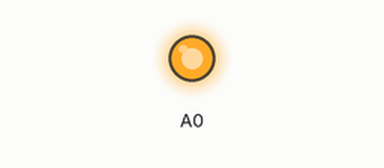
The sketch below on a simulated Arduino Zero (SAMD21). Shown: output pins drawn as LEDs (lit = HIGH). What the sketch prints to the serial monitor is not drawn.

Above: at 0.05 s.
At 6.65 s:
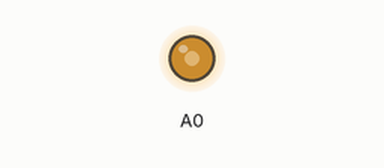
At 12.7 s:
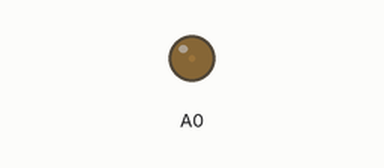
Timing chart, 0 to 16.9 s (numbered marks = the images above):
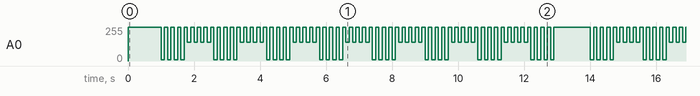

Measured:
- by itself, A0: moves between 9/255 and 255/255, repeating every 13.0 s

The sketch:

1_dac.ino
```cpp
// Arduino Reference Manual: https://www.arduino.cc/reference/en/

#include <assert.h>

#define DEBUG 1

// I'll start by emulating a simple pattern I'm using a uint64_t because I find
// it easier to know exactly how many bits I'm dealing with than having to
// figure out the type sizes for the architecture I'm using. Also, the pattern
// is 60 pulses wide, and that will fit nicely into a 64 bit data type!
const uint64_t pattern = 0x0f0f0f0f0f0f0f0f;
// bits: 0000 1111 0000 1111 0000 1111 0000 1111 0000 1111 0000 1111 0000 1111
// 0000 1111
const int pattern_size = 60;

// I am using DAC0 for my output. A DAC (Digital to Analog Converter) allows
// us set an arbitrary output voltage instead of requiring the pin to be fully
// 0 or fully 1.
int output_pin = DAC0;

// I am going to use analogWrite() instead of digitalWrite() because we want to
// be able to output arbitrary voltages. Digital logic only allows pins to be 0
// or 1, high or low.

// operating voltage is 3.3V (https://store.arduino.cc/products/arduino-due)

// analogWrite() takes values between 0 and 255
// analogWrite(0) should be 0V
// analogWrite(255) should be 3.3V

// To calculate the value that will represent any voltage in the middle, we go
// back to algebra: y = mx+b, where m = (change in y) / (change in x) or (255 -
// 0) / (3.3) and b = 0 in this case. Also I'm using a float here because I want
// the scaling factor to include decimals instead truncating the calculated
// value.
float scale_factor = 255 / (3.3);

// We want to represent 3 states:
// steady state = 3.673V --> unfortunately our max output voltage is 3.3V, so
// we'll see if we can get away with it
int steady_state = 255;

// I'm casting to an int here because analogWrite() expects an int. We will
// lose a bit of accuracy here but that is a limitation of how the DAC hardware
// works.

// light square = 1.8V
int light_square = (int)(1.8 * scale_factor);

// dark square = 0.12V
int dark_square = (int)(0.12 * scale_factor);

int getPatternValue(unsigned int bit) {
  if (1 == bit) {
    return dark_square;
  } else if (0 == bit) {
    return light_square;
  }

#ifdef DEBUG
  Serial.write("bit: ");
  Serial.print(bit, HEX);
  Serial.write("\n");
#endif

  // This will crash the program if we reach this line. I like adding asserts
  // while I'm developing to make sure I'm not accidently doing silly things.
  assert(false);
}

void setup() {
#ifdef DEBUG
  Serial.begin(9600);
  Serial.write("testing!!\n");
#endif

  // Set pin to the steady state value
  analogWrite(output_pin, steady_state);
}

void loop() {

  // 1. Pause for 1 second before beginning our pattern loop so that we can see
  // the start of the pattern
  // 2. Set pin to next pattern value
  // 3. Delay to create the low part of the pulse
  // 4. Set pin to steady state
  // 5. Delay to create the high part of the pulse
  // 6. Repeat!

  delay(1000);

  for (int i = 0; i < pattern_size; i++) {
    // This line is reading the ith bit out of the pattern variable and removing
    // (a.k.a. masking) all of the other bits.
    analogWrite(output_pin, getPatternValue((pattern >> i) & 1));
    delay(100);
    analogWrite(output_pin, steady_state);
    delay(100);
  }
}
```
